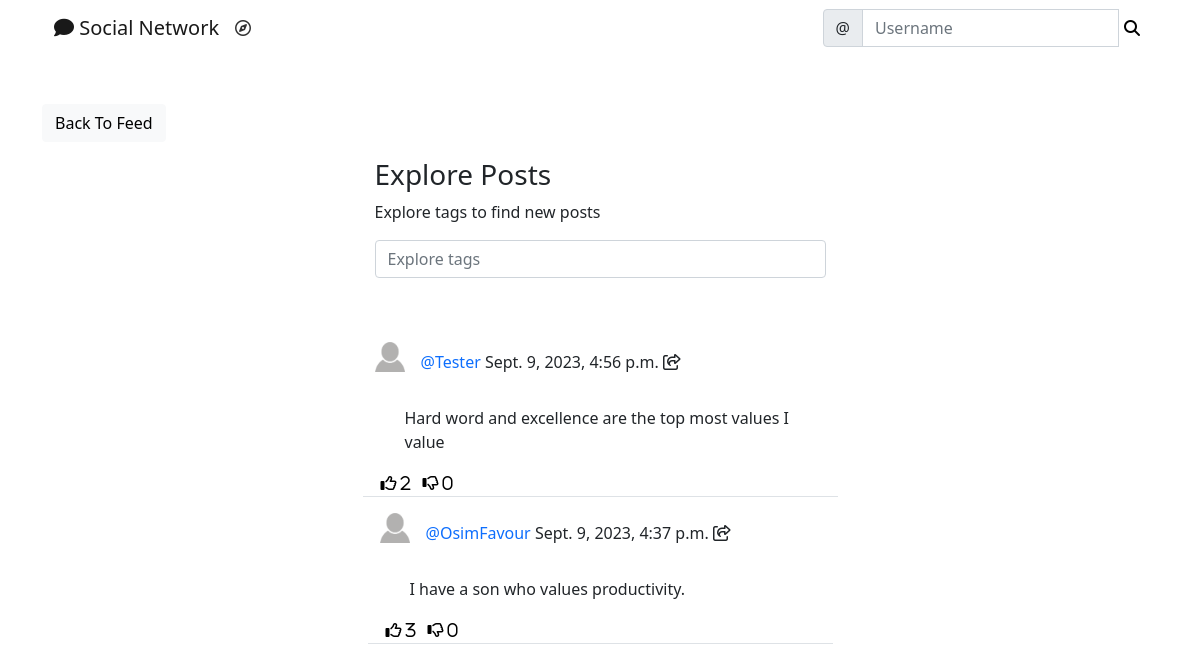
Before: /social/explore/ with the older database file.
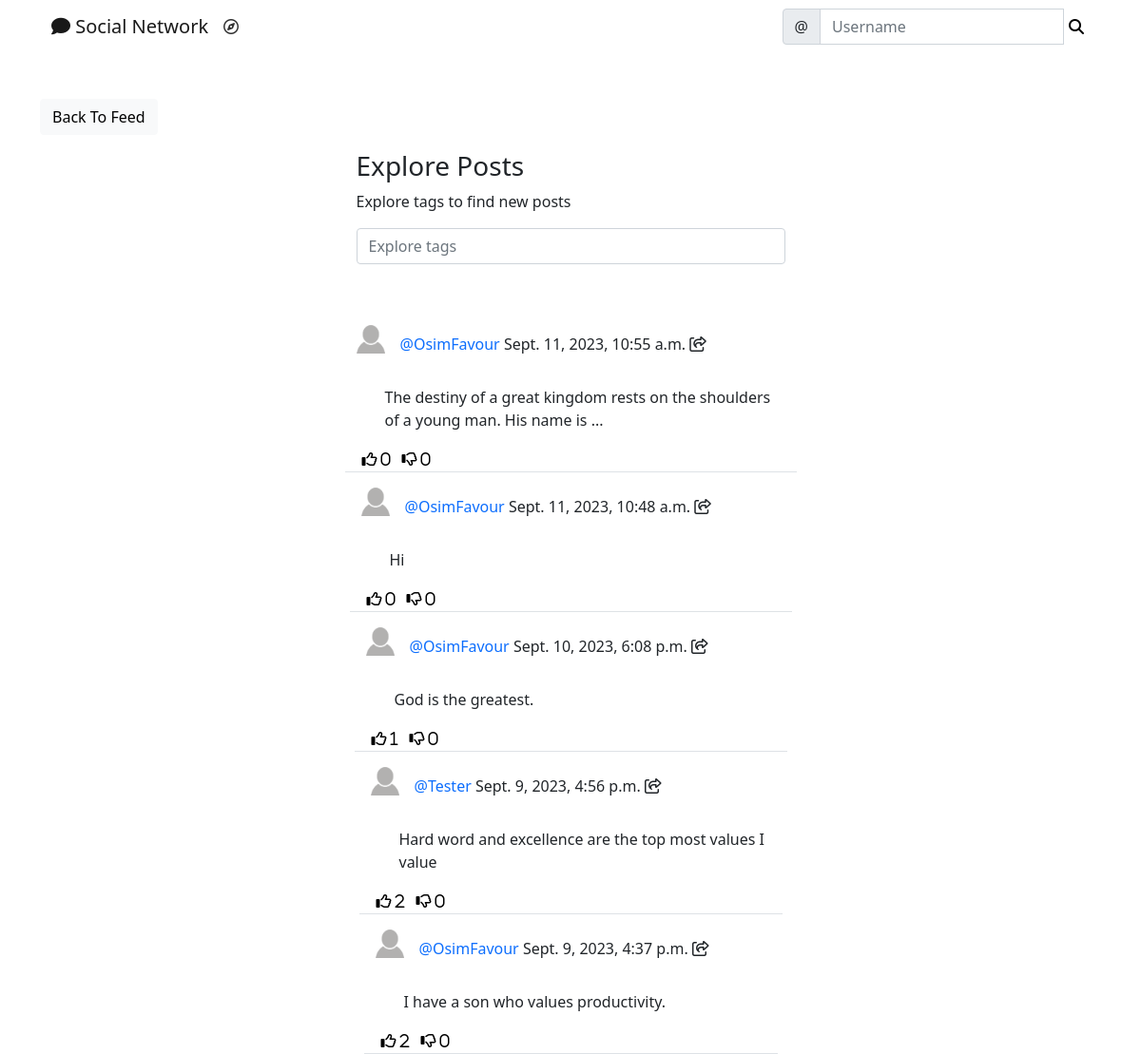
After: the same page with the newer database file.
### social/models.py (models this page shows, shortened)
class Post(models.Model):
    body = models.TextField()
    shared_body = models.TextField(blank=True, null=True)
    image = models.ManyToManyField('Image', blank=True)
    created_on = models.DateTimeField(default=timezone.now)
    shared_on = models.DateTimeField(blank=True, null=True)
    author = models.ForeignKey(User, on_delete=models.CASCADE)
    shared_user = models.ForeignKey(User, on_delete=models.CASCADE, null=True, blank=True, related_name='+')
    likes = models.ManyToManyField(User, blank=True, related_name='likes')
    dislikes = models.ManyToManyField(User, blank=True, related_name='dislikes')
    tags = models.ManyToManyField('Tag', blank=True)
    class Meta:
        ordering = ['-created_on', '-shared_on']

class UserProfile(models.Model):
    user = models.OneToOneField(User, primary_key=True, verbose_name="user", related_name="profile", on_delete=models.CASCADE)
    name = models.CharField(max_length=30, blank=True, null=True)
    bio = models.TextField(max_length=500, blank=True, null=True)
    birth_date = models.DateField(null=True, blank=True)
    location = models.CharField(max_length=100, blank=True, null=True)
    picture = models.ImageField(upload_to='uploads/profile_pictures', default='uploads/profile_pictures/default.png')
    followers = models.ManyToManyField(User, blank=True, related_name='followers')

### social/views.py (the view, shortened to what this page needs)
# urls.py: path('explore/', Explore.as_view(), name='explore'),
class Explore(View):
    def get(self, request, *args, **kwargs):
        explore_form = ExploreForm()
        query = self.request.GET.get('query')
        tag = Tag.objects.filter(name=query).first()
        if tag:
            posts = Post.objects.filter(tags__in=[tag])
        else:
            posts = Post.objects.all()
        context = {
            'tag': tag,
            'posts': posts,
            'explore_form': explore_form,
        }
        return render(request, 'social/explore.html', context)

### social/forms.py
class ExploreForm(forms.Form):
    query = forms.CharField(
        label='',
        widget=forms.TextInput(attrs={
            'placeholder': 'Explore tags'
        })
    )

### social/templates/social/explore.html (shortened to what this page needs)
{% extends 'landing/base.html' %}
{% load crispy_forms_tags %}
{% block content %}
	<div class="container">
		<div class="row mt-5">
			<div class="col-md-5 col-sm-6">
				<a href="{% url 'post-list' %}" class="btn btn-light">Back To Feed</a>
			</div>
		</div>
		<div class="row justify-content-center mt-3">
			<div class="col-md-5 col-sm-12">
				{% if tag %}
					<h3>Explore #{{ tag.name }} Posts</h3>
					<p class="mb-3">Most recent posts tagged with {{ tag.name }}</p>
				{% else %}
					<h3>Explore Posts</h3>
					<p class="mb-3">Explore tags to find new posts</p>
				{% endif %}
				<form method="POST" class="mb-5">
					{{ explore_form | crispy }}
				</form>
			</div>
		</div>
		{% for post in posts %}
            <div class="row justify-content-center mt-3">
                <div class="col-md-5 col-sm-12 border-bottom position-relative">
                    {% if post.shared_user %}
                        <div>
                            <a href="{% url 'profile' post.shared_user.profile.pk %}">
                                <img class="round-circle post-img" height="30" width="30" src="{{ post.shared_user.profile.picture.url }}" />
                            </a>
                            <p class="post-text">
                                <a class="text-primary post-link" href="{% url 'profile' post.shared_user.profile.pk %}">@{{ post.shared_user }}</a> shared a post on {{ post.shared_on }}
                            </p>
                        </div>
                    {% else %}
                        <div>
                            <a href="{% url 'profile' post.author.profile.pk %}">
                                <img class="round-circle post-img" height="30" width="30" src="{{ post.author.profile.picture.url }}" />
                            </a>
                            <p class="post-text">
                                <a class="text-primary post-link" href="{% url 'profile' post.author.profile.pk %}">@{{ post.author }}</a> {{ post.created_on }}
                                <span onclick="shareToggle('{{ post.pk }}')"><i class="far fa-share-square share-btn"></i></span>
                            </p>
                        </div>
                    {% endif %}
                        <div class="shared-post position-relative pt-3">
                            <div class="body">
                                <p>{{ post.body }}</p>
                            </div>
                        </div>
                    <div class="d-flex flex-row">
                        <form method="POST" action="{% url 'like' post.pk %}">
                            <button class="remove-default-btn" type="submit">
                                <i class="far fa-thumbs-up"> <span>{{ post.likes.all.count }}</span></i>
                            </button>
                        </form>
                        <form method="POST" action="{% url 'dislike' post.pk %}">
                            <button class="remove-default-btn" type="submit">
                                <i class="far fa-thumbs-down"> <span>{{ post.dislikes.all.count }}</span></i>
                            </button>
                        </form>
                </div>
            </div>
        {% endfor %}
    </div>
{% endblock content %}

Changed rows visible on the page:
added Post: author.profile.picture (placeholder picture), author "OsimFavour", created_on "Sept. 11, 2023, 10:55 a.m.", body "The destiny of a great kingdom rests on the shoulders of a young man. His name is ...", likes.all.count "0", dislikes.all.count "0"
added Post: author.profile.picture (placeholder picture), author "OsimFavour", created_on "Sept. 11, 2023, 10:48 a.m.", body "Hi", likes.all.count "0", dislikes.all.count "0"
added Post: author.profile.picture (placeholder picture), author "OsimFavour", created_on "Sept. 10, 2023, 6:08 p.m.", body "God is the greatest.", likes.all.count "1", dislikes.all.count "0"
computed for Post "Sept. 9, 2023, 4:37 p.m.": likes.all.count "3" → "2"
